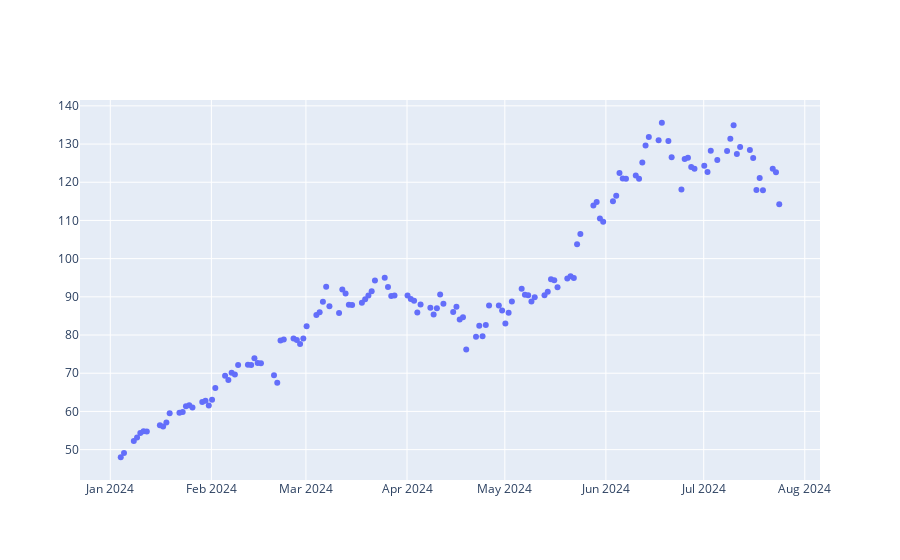

Notebook source saved alongside this figure:
### Code cell
fig.show()

### Figure 1 — Plotly figure (JSON) as saved in the notebook; plotly's stock layout.template omitted (floating-point values rounded to 4 significant figures; data arrays with more than 128 entries replaced by an {"elided": "..."} marker saying what was removed)
{"data": [{"mode": "markers", "type": "scatter", "x": {"elided": "139 str values"}, "y": {"elided": "139 float values"}}], "layout": {"autosize": true, "xaxis": {"autorange": true, "range": ["2023-12-22 23:48:58.2102", "2024-08-05 09:11:01.7898"], "type": "date"}, "yaxis": {"autorange": true, "range": [40.77, 142.8], "type": "linear"}}}
